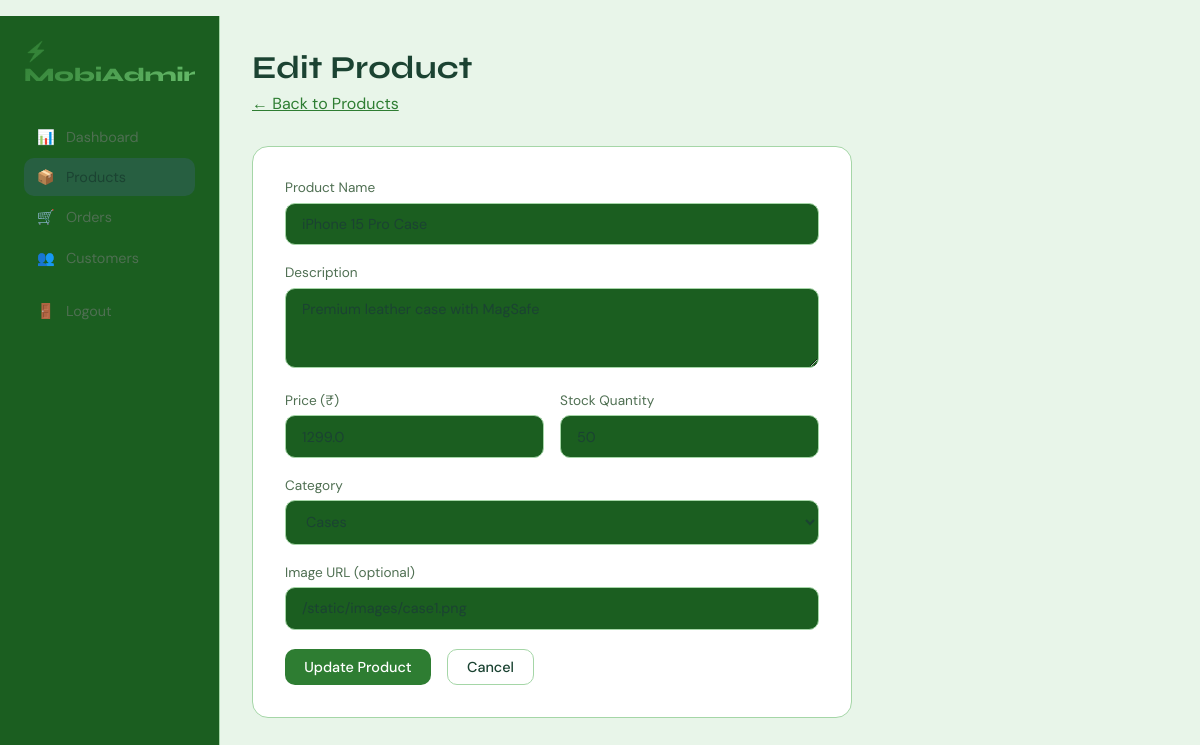
Screenshot of /admin/products/edit/1 (signed in) with the database file from the repository.
### tables this page shows
CREATE TABLE products (
            id INTEGER PRIMARY KEY AUTOINCREMENT,
            name TEXT NOT NULL,
            description TEXT,
            price REAL NOT NULL,
            stock INTEGER DEFAULT 0,
            category TEXT,
            image_url TEXT DEFAULT '/static/images/default.png',
            created_at TEXT DEFAULT CURRENT_TIMESTAMP
        );

### app.py (the view, shortened to what this page needs)
@app.route('/admin/products/edit/<int:pid>', methods=['GET', 'POST'])
@login_required
@admin_required
def edit_product(pid):
    db = get_db()
    product = db.execute("SELECT * FROM products WHERE id=?", (pid,)).fetchone()
    db.close()
    return render_template('admin/product_form.html', product=product)

### app.py (called while the page is built)
def get_db():
    conn = sqlite3.connect(DB)
    conn.row_factory = sqlite3.Row
    return conn

def login_required(f):
    @wraps(f)
    def decorated(*args, **kwargs):
        if 'user_id' not in session:
            flash('Please login first.', 'warning')
            return redirect(url_for('login'))
        return f(*args, **kwargs)
    return decorated

def admin_required(f):
    @wraps(f)
    def decorated(*args, **kwargs):
        if session.get('role') != 'admin':
            flash('Admin access only.', 'danger')
            return redirect(url_for('home'))
        return f(*args, **kwargs)
    return decorated

### templates/admin/product_form.html (shortened to what this page needs)
{% extends 'base.html' %}
{% block content %}
<div class="admin-layout">
  <div class="sidebar">
    <a href="{{ url_for('admin_dashboard') }}" class="sidebar-brand">⚡ MobiAdmin</a>
    <a href="{{ url_for('admin_dashboard') }}" class="sidebar-link"><span>📊</span>Dashboard</a>
    <a href="{{ url_for('admin_products') }}" class="sidebar-link active"><span>📦</span>Products</a>
    <a href="{{ url_for('admin_orders') }}" class="sidebar-link"><span>🛒</span>Orders</a>
    <a href="{{ url_for('admin_customers') }}" class="sidebar-link"><span>👥</span>Customers</a>
    <a href="{{ url_for('logout') }}" class="sidebar-link" style="margin-top:1rem;"><span>🚪</span>Logout</a>
  </div>
  <div class="main-content">
    <div class="page-header">
      <h1>{{ 'Edit Product' if product else 'Add New Product' }}</h1>
      <p><a href="{{ url_for('admin_products') }}" style="color:var(--accent);">← Back to Products</a></p>
    </div>
    <div class="form-card">
      <form method="POST">
        <div class="form-group">
          <label>Product Name</label>
          <input type="text" name="name" value="{{ product.name if product else '' }}" placeholder="e.g. iPhone 15 Pro Case" required>
        </div>
        <div class="form-group">
          <label>Description</label>
          <textarea name="description" placeholder="Describe the product...">{{ product.description if product else '' }}</textarea>
        </div>
        <div style="display:grid;grid-template-columns:1fr 1fr;gap:1rem;">
          <div class="form-group">
            <label>Price (₹)</label>
            <input type="number" name="price" step="0.01" value="{{ product.price if product else '' }}" placeholder="999" required>
          </div>
          <div class="form-group">
            <label>Stock Quantity</label>
            <input type="number" name="stock" value="{{ product.stock if product else '' }}" placeholder="50" required>
          </div>
        </div>
        <div class="form-group">
          <label>Category</label>
          <select name="category" required>
            {% for cat in ['Cases','Screen Guards','Chargers','Audio','Mounts','Accessories','Grips','Power'] %}
            <option value="{{ cat }}" {% if product and product.category==cat %}selected{% endif %}>{{ cat }}</option>
            {% endfor %}
          </select>
        </div>
        <div class="form-group">
          <label>Image URL (optional)</label>
          <input type="text" name="image_url" value="{{ product.image_url if product else '' }}" placeholder="/static/images/product.png">
        </div>
        <div style="display:flex;gap:1rem;margin-top:1rem;">
          <button type="submit" class="btn btn-primary">{{ 'Update Product' if product else 'Add Product' }}</button>
          <a href="{{ url_for('admin_products') }}" class="btn btn-outline">Cancel</a>
        </div>
      </form>
    </div>
  </div>
</div>
{% endblock %}

### templates/base.html (style rules this page uses)
:root { --bg: #e8f5e9; --surface: #1b5e20; --card: #ffffff; --border: #a5d6a7; --accent: #2e7d32; --accent2: #66bb6a; --accent3: #43a047; --text: #1b4332; --muted: #4f6f52; --white: #ffffff; }
* { margin:0; padding:0; box-sizing:border-box; }
body { background:var(--bg); color:var(--text); font-family:'DM Sans',sans-serif; min-height:100vh; }
h1,h2,h3,h4 { font-family:'Syne',sans-serif; }
.btn { display:inline-flex; align-items:center; gap:.5rem; padding:.5rem 1.2rem; border-radius:10px; border:none; cursor:pointer; font-family:'DM Sans',sans-serif; font-size:.9rem; font-weight:500; text-decoration:none; transition:.2s; }
.btn-primary { background:var(--accent); color:#fff; }
.btn-outline { background:transparent; color:var(--text); border:1px solid var(--border); }
.page-header { margin-bottom:2rem; }
.page-header h1 { font-size:2rem; margin-bottom:.4rem; }
.page-header p { color:var(--muted); }
.form-card { background:var(--card); border-radius:16px; border:1px solid var(--border); padding:2rem; max-width:600px; }
.form-group { margin-bottom:1.2rem; }
.form-group label { display:block; margin-bottom:.4rem; font-size:.85rem; color:var(--muted); }
.form-group input, .form-group select, .form-group textarea { width:100%; background:var(--surface); border:1px solid var(--border); color:var(--text); padding:.7rem 1rem; border-radius:10px; font-family:'DM Sans',sans-serif; font-size:.9rem; transition:.2s; }
.form-group textarea { resize:vertical; min-height:80px; }
select option { background:var(--surface); }

### templates/admin/product_form.html (style rules this page uses)
.admin-layout { display:grid; grid-template-columns:220px 1fr; min-height:100vh; }
.sidebar { background:var(--surface); border-right:1px solid var(--border); padding:1.5rem; }
.sidebar-brand { font-family:'Syne',sans-serif; font-size:1.2rem; font-weight:800; background:linear-gradient(135deg,var(--accent),var(--accent2)); -webkit-background-clip:text; -webkit-text-fill-color:transparent; margin-bottom:2rem; display:block; text-decoration:none; }
.sidebar-link { display:flex; align-items:center; gap:.7rem; padding:.6rem .8rem; border-radius:10px; color:var(--muted); text-decoration:none; font-size:.9rem; transition:.2s; margin-bottom:.2rem; }
.sidebar-link:hover,.sidebar-link.active { background:rgba(108,99,255,.15); color:var(--text); }
.main-content { padding:2rem; }

### rows the page displays
products: name "iPhone 15 Pro Case", description "Premium leather case with MagSafe", price "1299.0", stock "50", category "Cases", image_url "/static/images/case1.png"

### other values shown
{{ 'Edit Product' if product else 'Add New Product' }} "Edit Product"
{{ 'Update Product' if product else 'Add Product' }} "Update Product"
